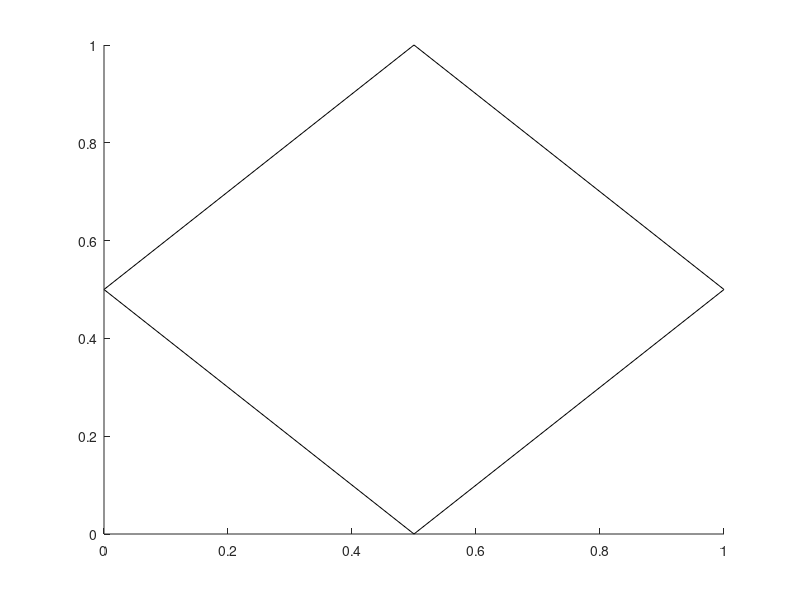

This figure's MATLAB source: (Note: this script raises an error after producing the figure.)
clear; clc; close all;

%% Data
width=0.075; nL=4; lin=1.25;
arrowProp=[20 0.05 0.03];

%% Profile
p=patch([0 0.5 1 0.5],[0.5 0 0.5 1],'w'); p.LineWidth=1.5;

%% Objects
% Roller point
roller([0,0.5],width,-45,nL,0.01,lin,'k')
% Fixed point
pinned([1,0.5],width,135,nL,0.01,lin,'k','-',0)
% Clamped points
clamped([0.5 0],width,0,nL,0.01,lin,'k','-')
fixed([0.5 1],width,180,nL,0.01,lin,'k','-')
% Forces
tension([0 0.5],[0.5 0],width*2,-45,7,width*2,arrowProp,lin,'k','-')
tension([1 0.5],[0.5 1],width*2,0,7,width*2,arrowProp,lin,'k','-')
compression([0.5 0],[1 0.5],width*2,-45,7,width*2,arrowProp,lin,'k','-')
compression([0.5 1],[0 0.5],width*2,0,7,width*2,arrowProp,lin,'k','-')
% Details
axis equal; axis off;

